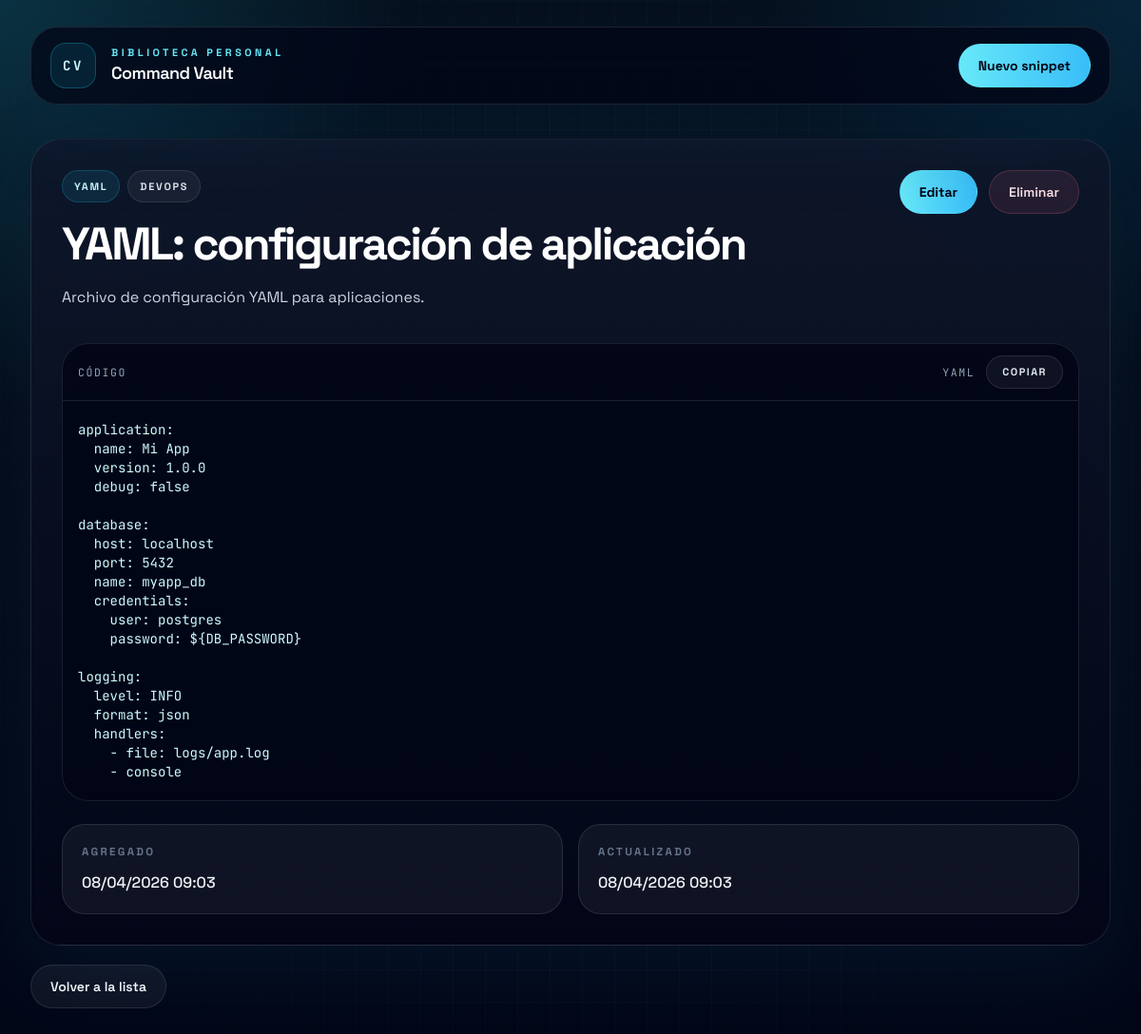
The app's page /snippet/109/, older data.
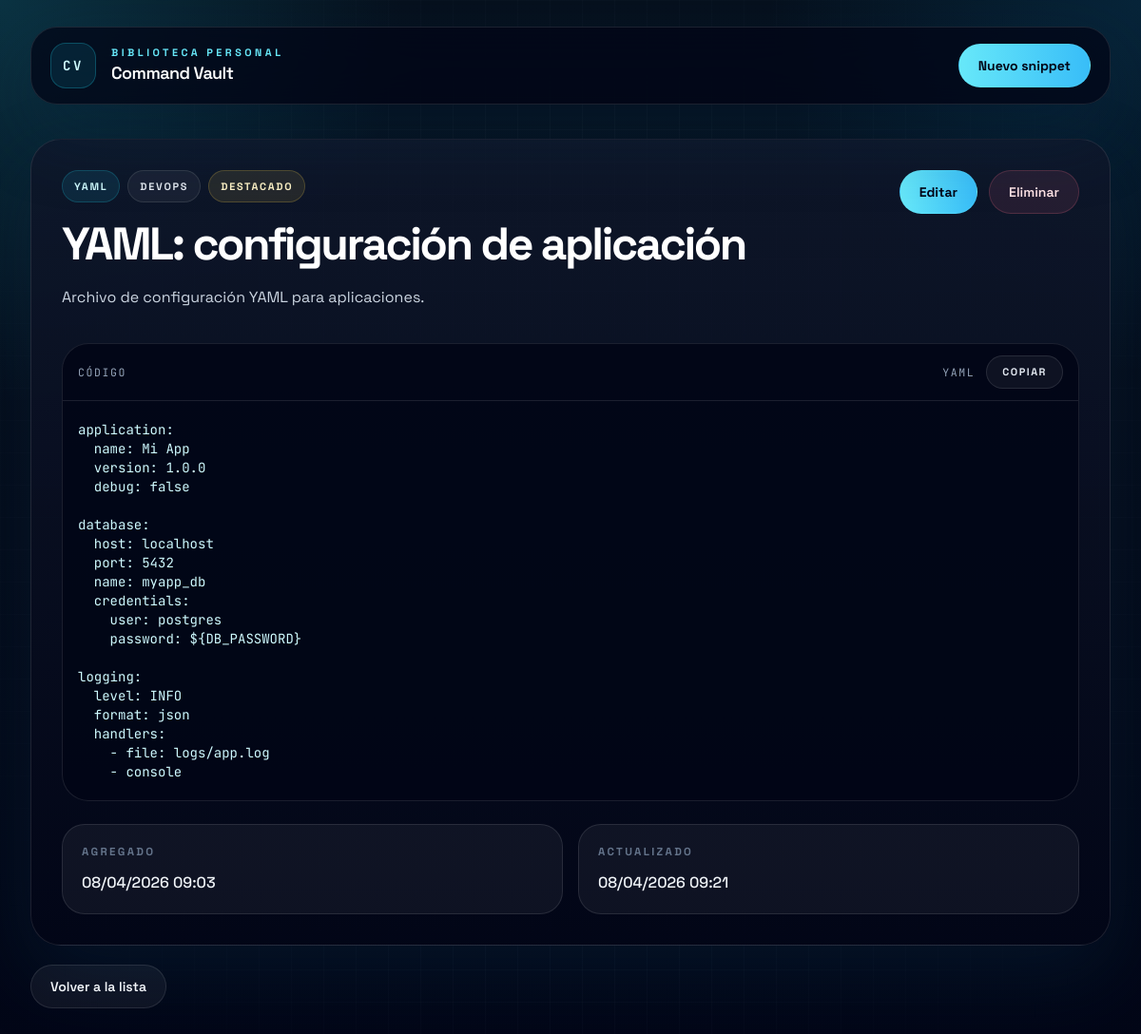
The same page, newer data.
### vault/models.py (models this page shows, shortened)
class Snippet(models.Model):
    LENGUAJES = [
        ('python', 'Python'),
        ('javascript', 'JavaScript'),
        ('html', 'HTML'),
        ('css', 'CSS'),
        ('bash', 'Bash'),
        ('sql', 'SQL'),
        ('django', 'Django'),
        ('git', 'Git'),
        ('docker', 'Docker'),
        ('regex', 'Regex'),
        ('json', 'JSON'),
        ('yaml', 'YAML'),
    ]
    CATEGORIAS = [
        ('backend', 'Backend'),
        ('frontend', 'Frontend'),
        ('database', 'Base de datos'),
        ('devops', 'DevOps'),
        ('utils', 'Utilidades'),
    ]
    titulo = models.CharField(max_length=120)
    lenguaje = models.CharField(max_length=20, choices=LENGUAJES)
    categoria = models.CharField(max_length=20, choices=CATEGORIAS)
    descripcion = models.TextField()
    codigo = models.TextField()
    destacado = models.BooleanField(default=False)
    creado_en = models.DateTimeField(auto_now_add=True)
    actualizado_en = models.DateTimeField(auto_now=True)
    class Meta:
        ordering = ['-creado_en']
        verbose_name = 'Snippet'
        verbose_name_plural = 'Snippets'

### vault/views.py (the view)
# urls.py: path('snippet/<int:pk>/', views.snippet_detail, name='snippet_detail'),
def snippet_detail(request, pk):
    snippet = get_object_or_404(Snippet, pk=pk)
    return render(request, 'vault/snippet_detail.html', {'snippet': snippet})

### vault/templates/vault/snippet_detail.html (shortened to what the changed rows need)
{% extends 'vault/base.html' %}
{% block content %}
<section class="space-y-5">
    <article class="rounded-[32px] border border-white/10 bg-[linear-gradient(180deg,rgba(15,23,42,0.9),rgba(2,6,23,0.96))] p-6 shadow-glow sm:p-8">
        <div class="flex flex-col gap-6 lg:flex-row lg:items-start lg:justify-between">
            <div class="max-w-3xl">
                <div class="flex flex-wrap gap-2">
                    <span class="rounded-full border border-cyan-400/20 bg-cyan-400/10 px-3 py-2 text-[0.68rem] font-bold uppercase tracking-[0.16em] text-cyan-100">{{ snippet.get_lenguaje_display }}</span>
                    <span class="rounded-full border border-white/10 bg-white/5 px-3 py-2 text-[0.68rem] font-bold uppercase tracking-[0.16em] text-slate-200">{{ snippet.get_categoria_display }}</span>
                    {% if snippet.destacado %}
                        <span class="rounded-full border border-amber-300/20 bg-amber-300/10 px-3 py-2 text-[0.68rem] font-bold uppercase tracking-[0.16em] text-amber-100">Destacado</span>
                    {% endif %}
                </div>
                <div class="mt-5">
                    <h1 class="text-4xl font-bold tracking-[-0.05em] text-white sm:text-5xl">{{ snippet.titulo }}</h1>
                    <p class="mt-4 text-base leading-8 text-slate-300">{{ snippet.descripcion }}</p>
                </div>
            </div>
        </div>
        <div class="mt-8 overflow-hidden rounded-[28px] border border-white/10 bg-slate-950/90">
            <div class="flex items-center justify-between gap-4 border-b border-white/10 px-4 py-3 font-mono text-[0.72rem] uppercase tracking-[0.14em] text-slate-400">
                <div class="flex items-center gap-3">
                    <span>{{ snippet.get_lenguaje_display }}</span>
                    <button
                        type="button"
                        class="inline-flex min-w-22 items-center justify-center rounded-full border border-white/10 bg-white/5 px-4 py-2 font-sans text-[0.68rem] font-bold uppercase tracking-[0.14em] text-slate-200 transition hover:-translate-y-0.5 hover:border-cyan-300/30 hover:bg-cyan-300/10"
                        data-copy-button
                        data-copy-source="#snippet-code-{{ snippet.pk }}"
                        aria-label="Copiar código de {{ snippet.titulo }}"
                    >
                        <span data-copy-label>Copiar</span>
                    </button>
                </div>
            </div>
            <pre id="snippet-code-{{ snippet.pk }}" class="overflow-auto px-4 py-5 font-mono text-xs leading-7 text-cyan-100 sm:text-sm"><code>{{ snippet.codigo }}</code></pre>
        </div>
        <div class="mt-6 grid gap-4 md:grid-cols-2">
            <div class="rounded-3xl border border-white/10 bg-white/5 p-5">
                <p class="text-[0.72rem] font-bold uppercase tracking-[0.2em] text-slate-500">Agregado</p>
                <p class="mt-3 text-base font-medium text-slate-100">{{ snippet.creado_en|date:"d/m/Y H:i" }}</p>
            </div>
            <div class="rounded-3xl border border-white/10 bg-white/5 p-5">
                <p class="text-[0.72rem] font-bold uppercase tracking-[0.2em] text-slate-500">Actualizado</p>
                <p class="mt-3 text-base font-medium text-slate-100">{{ snippet.actualizado_en|date:"d/m/Y H:i" }}</p>
            </div>
        </div>
    </article>
</section>
{% endblock %}

Row changes from the older to the newer data that the page shows:
changed Snippet "YAML: configuración de aplicación": destacado False → True (drawn); actualizado_en "08/04/2026 09:03" → "08/04/2026 09:21"
Text that changed along with them:
text now shown: "DESTACADO"
